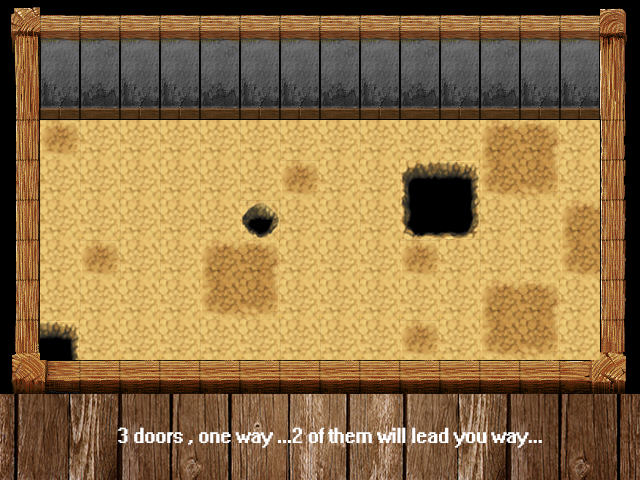

Tiled map render using the project's own tile images. Description and the map definition, with tile-layer contents summarised, below:
An orthogonal 16x12 tile map with 40x40 px tiles, 1 tile layer (layers), 2 tilesets, 1 image layer and 15 objects (3x doorEntity, mainPlayer).

<map version="1.0" orientation="orthogonal" renderorder="right-down" width="16" height="12" tilewidth="40" tileheight="40">
 <tileset firstgid="1" name="room" tilewidth="40" tileheight="40">
  <image source="../img/VILINT.png" width="640" height="480" />
 </tileset>
 <tileset firstgid="193" name="Dungeon_A2" tilewidth="40" tileheight="40">
  <image source="../img/Dungeon_A2.png" width="640" height="480" />
 </tileset>
 <layer name="layers" width="16" height="12">
  <data>[192 cells, 160 non-empty, 38 distinct tile ids]</data>
 </layer>
 <objectgroup color="#ea0003" name="collision">
  <object x="1" y="361" width="637" height="35" />
  <object x="601" y="-1" width="35" height="400" />
  <object x="0" y="-1" width="40" height="398" />
  <object x="-5" y="-1" width="128" height="91" />
  <object x="196.333" y="-2.33333" width="85" height="93.3333" />
  <object x="515.333" y="-1.33333" width="89.3333" height="90.3333" />
  <object x="356.667" y="0" width="87.6667" height="89.3333" />
  <object x="11" y="11" width="600" height="49" />
  <object x="247" y="214" width="24" height="19">
   <ellipse />
  </object>
  <object x="412" y="178" width="59" height="53" />
  <object x="43" y="332" width="31" height="32" />
 </objectgroup>
 <objectgroup color="#aaff7f" name="entities">
  <object name="mainPlayer" x="300" y="300" width="40" height="40">
   <properties>
    <property name="spritewidth" value="40" />
   </properties>
  </object>
  <object name="doorEntity" x="120" y="40" width="80" height="80">
   <properties>
    <property name="id" value="0" />
    <property name="spritewidth" value="80" />
   </properties>
  </object>
  <object name="doorEntity" x="440" y="40" width="80" height="80">
   <properties>
    <property name="id" value="2" />
    <property name="spritewidth" value="80" />
   </properties>
  </object>
  <object name="doorEntity" x="280" y="40" width="80" height="80">
   <properties>
    <property name="id" value="1" />
    <property name="spritewidth" value="80" />
   </properties>
  </object>
 </objectgroup>
 <imagelayer name="Calque d'image 1">
  <image source="../img/2.png" />
 </imagelayer>
</map>
